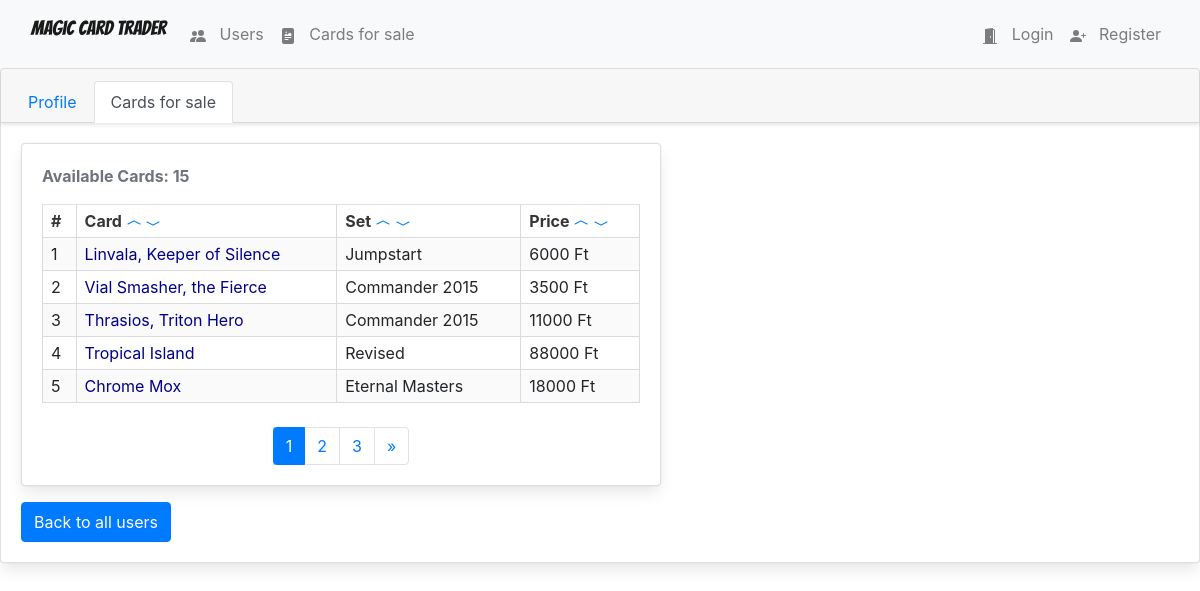
The page /users_cards/11/ on the database its author committed.
### Magic/models.py (models this page shows, shortened)
class Card(models.Model):
    name = models.CharField(max_length = 150)
    set_name = models.CharField(max_length = 150)
    price = models.IntegerField()
    user = models.ForeignKey(User, on_delete=models.CASCADE)
    is_foil = models.BooleanField(default=False)
    is_ordered = models.BooleanField(default=False)
    image_url = models.TextField()

### Magic/views.py (the view)
# urls.py: re_path(r'^users_cards/(?P<user_id>[0-9]+)/$', views.user_detail_cards, name="user_detail_cards"),
def user_detail_cards(request, user_id):
    user = User.objects.get(pk=user_id)
    all_cards = user.card_set.all()
    order_by = request.GET.get('order_by')
    direction = request.GET.get('direction')
    if direction == 'desc':
        if order_by == 'price':
            all_cards = all_cards.order_by(order_by).reverse()
        else:
            all_cards = all_cards.order_by(Lower(order_by)).reverse()
    elif direction == 'asc':
        if order_by == 'price':
            all_cards = all_cards.order_by(order_by)
        else:
            all_cards = all_cards.order_by(Lower(order_by))
    paginator = Paginator(all_cards, 5)
    page = request.GET.get('page', 1)
    try:
        cards = paginator.page(page)
    except PageNotAnInteger:
        cards = paginator.page(1)
    except EmptyPage:
        cards = paginator.page(paginator.num_pages)
    context = {
        'all_cards': all_cards,
        'cards': cards,
        'user': user,
        'order_by': order_by,
        'direction': direction,
        'nbar_card': 'user_card_cards',
    }
    return render(request, 'magic/user_detail_cards.html', context)

### Magic/templates/magic/user_detail_cards.html (shortened to what this page needs)
{% extends 'magic/base.html' %}
{% load crispy_forms_tags %}
{% block body %}
<div class="card">
    <div class="card-header">
        <ul class="nav nav-tabs card-header-tabs">
            <li class="nav-item">
                <a href="{% url 'Magic:user_detail' user.id %}" class="nav-link {% if nbar_card == 'users_card_profile' %} active {% endif %}">Profile</a>
            </li>
            <li class="nav-item">
                <a href="{% url 'Magic:user_detail_cards' user.id %}" class="nav-link {% if nbar_card == 'user_card_cards' %} active {% endif %}">Cards for sale</a>
            </li>
        </ul>
    </div>
    <div class="card-body">
        <div class="card mb-3" style="max-width: 640px;">
            <div class="row no-gutters">
                <div class="col-md-12">
                    <div class="card-body">
                        <p class="text-secondary basic-text">Available Cards: {{ user.card_set.count }} </p>
                        <table class="table is-striped is-narrow is-bordered">
                        <tr>
                            <th>
                            #
                            </th>
                            <th>
                            Card
                            <a href="?order_by=name&direction=asc">
                                <span class="glyphicon glyphicon-chevron-up">
                                    <svg width="1em" height="1em" viewBox="0 0 16 16" class="bi bi-chevron-compact-up" fill="currentColor" xmlns="http://www.w3.org/2000/svg">
                                        <path fill-rule="evenodd" d="M7.776 5.553a.5.5 0 0 1 .448 0l6 3a.5.5 0 1 1-.448.894L8 6.56 2.224 9.447a.5.5 0 1 1-.448-.894l6-3z"/>
                                    </svg>
                                </span>
                            </a>
                            <a href="?order_by=name&direction=desc">
                                <span class="glyphicon glyphicon-chevron-down">
                                    <svg width="1em" height="1em" viewBox="0 0 16 16" class="bi bi-chevron-compact-down" fill="currentColor" xmlns="http://www.w3.org/2000/svg">
                                        <path fill-rule="evenodd" d="M1.553 6.776a.5.5 0 0 1 .67-.223L8 9.44l5.776-2.888a.5.5 0 1 1 .448.894l-6 3a.5.5 0 0 1-.448 0l-6-3a.5.5 0 0 1-.223-.67z"/>
                                    </svg>
                                </span>
                            </a>
                            </th>
                            <th>
                            Set
                            <a href="?order_by=set_name&direction=asc">
                                <span class="glyphicon glyphicon-chevron-up">
                                    <svg width="1em" height="1em" viewBox="0 0 16 16" class="bi bi-chevron-compact-up" fill="currentColor" xmlns="http://www.w3.org/2000/svg">
                                        <path fill-rule="evenodd" d="M7.776 5.553a.5.5 0 0 1 .448 0l6 3a.5.5 0 1 1-.448.894L8 6.56 2.224 9.447a.5.5 0 1 1-.448-.894l6-3z"/>
                                    </svg>
                                </span>
                            </a>
                            <a href="?order_by=set_name&direction=desc">
                                <span class="glyphicon glyphicon-chevron-down">
                                    <svg width="1em" height="1em" viewBox="0 0 16 16" class="bi bi-chevron-compact-down" fill="currentColor" xmlns="http://www.w3.org/2000/svg">
                                        <path fill-rule="evenodd" d="M1.553 6.776a.5.5 0 0 1 .67-.223L8 9.44l5.776-2.888a.5.5 0 1 1 .448.894l-6 3a.5.5 0 0 1-.448 0l-6-3a.5.5 0 0 1-.223-.67z"/>
                                    </svg>
                                </span>
                            </a>
                            </th>
                            <th>
                            Price
                            <a href="?order_by=price&direction=asc">
                                <span class="glyphicon glyphicon-chevron-up">
                                    <svg width="1em" height="1em" viewBox="0 0 16 16" class="bi bi-chevron-compact-up" fill="currentColor" xmlns="http://www.w3.org/2000/svg">
                                        <path fill-rule="evenodd" d="M7.776 5.553a.5.5 0 0 1 .448 0l6 3a.5.5 0 1 1-.448.894L8 6.56 2.224 9.447a.5.5 0 1 1-.448-.894l6-3z"/>
                                    </svg>
                                </span>
                            </a>
                            <a href="?order_by=price&direction=desc">
                                <span class="glyphicon glyphicon-chevron-down">
                                    <svg width="1em" height="1em" viewBox="0 0 16 16" class="bi bi-chevron-compact-down" fill="currentColor" xmlns="http://www.w3.org/2000/svg">
                                        <path fill-rule="evenodd" d="M1.553 6.776a.5.5 0 0 1 .67-.223L8 9.44l5.776-2.888a.5.5 0 1 1 .448.894l-6 3a.5.5 0 0 1-.448 0l-6-3a.5.5 0 0 1-.223-.67z"/>
                                    </svg>
                                </span>
                            </a>
                            </th>
                        </tr>
                        {% for card in cards %}
                        <tr>
                            <td>
                            {{ forloop.counter }}
                            </td>
                            <td>
                            <a class="card-td-link" href="{% url 'Magic:card_detail' card.id %}">
                                {{ card.name }}
                            </a>
                            </td>
                            <td>
                            {{ card.set_name }}
                            </td>
                            <td>
                            {{ card.price }} Ft
                            </td>
                        </tr>
                        {% endfor %}
                        </table>
                        <nav aria-label="Page navigation">
                        {% if cards.has_other_pages %}
                            <ul class="pagination justify-content-center">
                                {% for i in cards.paginator.page_range %}
                                    {% if cards.number == i %}
                                        <li class="page-item active" aria-current="page"><span class="page-link">{{ i }} <span class="sr-only">(current)</span></span></li>
                                    {% else %}
                                        <li class="page-item"><a href="?page={{ i }}&order_by={{ order_by }}&direction={{ direction }}" class="page-link">{{ i }}</a></li>
                                    {% endif %}
                                {% endfor %}
                                {% if cards.has_next %}
                                    <li class="page-item"><a href="?page={{ cards.next_page_number }}&order_by={{ order_by }}&direction={{ direction }}" class="page-link">&raquo;</a></li>
                                {% endif %}
                            </ul>
                        {% endif %}
                    </nav>
                    </div>
                </div>
            </div>
        </div>
        <a href="{% url 'Magic:users' %}">
            <button class="button btn btn-primary">
                Back to all users
            </button>
        </a>
    </div>
</div>
{% endblock %}

### Magic/static/magic/style.css (style rules this page uses)
body { background-color: white; }
html { background-color: white; }
.active { color: aqua; background-color: lightgrey; }
.basic-text { color: lightblue; font-weight: bold; }
table { align-self: center; }
.card { align-self: center; }
.user-td-link, .card-td-link { color: darkblue; }

### rows shown on the page
Card: name "Linvala, Keeper of Silence", set_name "Jumpstart", price "6000"
Card: name "Vial Smasher, the Fierce", set_name "Commander 2015", price "3500"
Card: name "Thrasios, Triton Hero", set_name "Commander 2015", price "11000"
Card: name "Tropical Island", set_name "Revised", price "88000"
Card: name "Chrome Mox", set_name "Eternal Masters", price "18000"

### other values the page prints
{{ user.card_set.count }} "15"
{{ i }} "1"
{{ i }} "2" "3"
